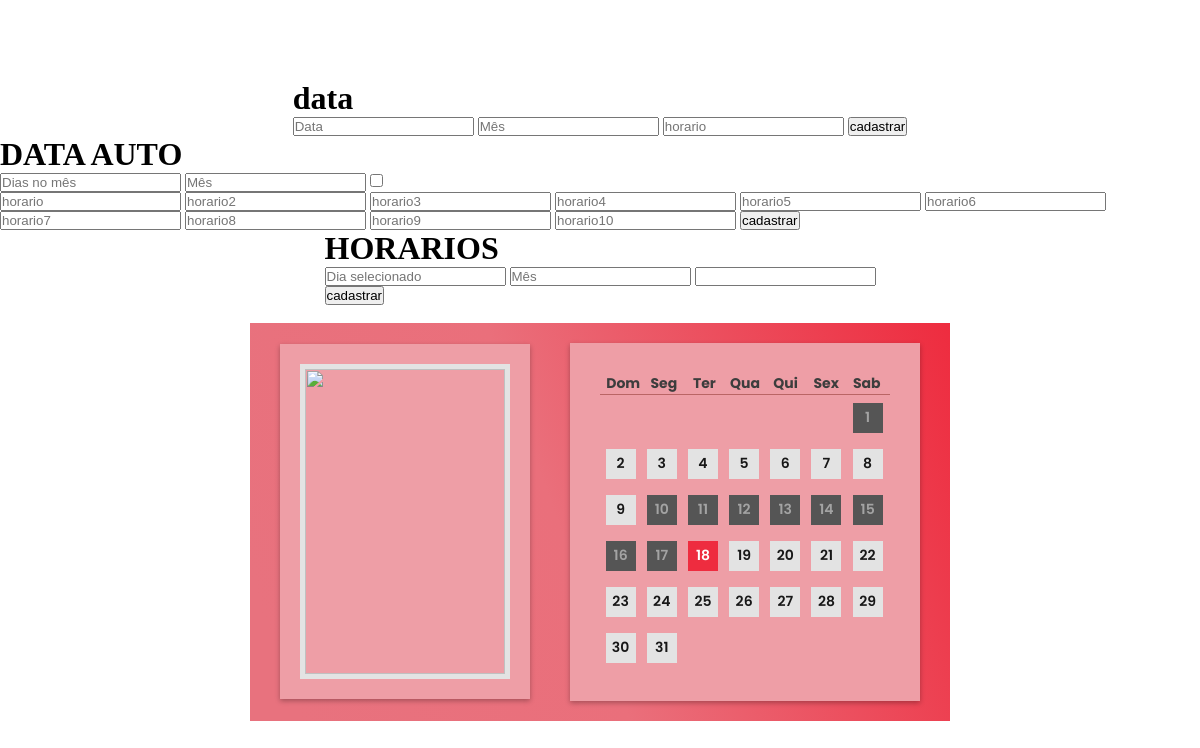
Screenshot of /agendamento/cadastrar_data/ with the database file from the repository.
### agendamento/models.py (models this page shows, shortened)
class DataAgendamento(models.Model):
    data = models.CharField(max_length=50)
    mes = models.CharField(max_length=50)
    descricao = models.CharField(max_length=50, null=True, blank=True)

### agendamento/views.py (the view, shortened to what this page needs)
# urls.py: path('cadastrar_data/', views.cadastrar_data, name='cadastrar_data'),
def cadastrar_data(request):
    if request.method == 'GET':
        data = DataAgendamento.objects.all()
        semana = date(2023, 7, 1).weekday() + 1
        dia_selecionado = date.today()
        dia_selecionado = str(dia_selecionado).split('-')[-1]
        lista1 = []
        lista2 = []
        lista3 = []
        lista4 = []
        lista5 = []
        lista6 = []
        lista7 = []
        lista8 = []
        lista9 = []
        lista10 = []
        grande_lista = []
        horarios = SelectHorarios.objects.filter(data_agendada_id=1706).all()
        print(horarios[0].descricao)
        contador = 0
        for i in data:#31 dias
            id = i.id
            horarios = SelectHorarios.objects.filter(data_agendada_id=id).all()
            for j in range(len(horarios)):
                print(horarios[j])
                if str(horarios[j].descricao) != 'agendado':
                    lista1.append(j)
        print(lista1)
        return render(request, 'teste.html', {'data': data, 'semana': semana, 'dia_selecionado': dia_selecionado} )

### agendamento/models.py (called while the page is built)
    def __str__(self) -> str:
        return self.horario

### agendamento/templates/teste.html (shortened to what this page needs)
{% load static %}
<!DOCTYPE html>
<html lang="pt-br">
<head>
    <link rel="stylesheet" href="{% static 'agendamento/css/teste2.css' %}">
</head>
<body>
    <form action="{% url 'cadastrar_data' %}" method="post">{% csrf_token %}
        <h1>data</h1>
        <input type="number" name="data" placeholder="Data">
        <input type="number" name="mes" placeholder="Mês">
        <input type="number" name="horario" placeholder="horario">
        <button type="submit">cadastrar</button>
    </form>
    <form action="{% url 'cadastrar_data' %}" method="post">{% csrf_token %}
        <h1>DATA AUTO</h1>
        <input type="number" name="data_auto" placeholder="Dias no mês">
        <input type="number" name="mes" placeholder="Mês">
        <input type="checkbox" name="horarios_auto" id="horarios_auto">
        <br>
        <input type="number" name="horario" placeholder="horario">
        <input type="number" name="horario2" placeholder="horario2">
        <input type="number" name="horario3" placeholder="horario3">
        <input type="number" name="horario4" placeholder="horario4">
        <input type="number" name="horario5" placeholder="horario5">
        <input type="number" name="horario6" placeholder="horario6">
        <input type="number" name="horario7" placeholder="horario7">
        <input type="number" name="horario8" placeholder="horario8">
        <input type="number" name="horario9" placeholder="horario9">
        <input type="number" name="horario10" placeholder="horario10">
        <button type="submit">cadastrar</button>
    </form>
    <form action="{% url 'cadastrar_horario' %}" method="post">{% csrf_token %}
        <h1>HORARIOS</h1>
        <input type="number" name="data" placeholder="Dia selecionado">
        <input type="number" name="mes" placeholder="Mês">
        <input type="number" name="horarios" id="horarios">
        <br>
        <button type="submit">cadastrar</button>
    </form>
    <br>
    <section class="container_agendamentos" id="container_agendamentos">
        <div class="container_img">
            <img src="{% static 'agendamento/img/img_make.jpg' %}" alt="">
        </div>
        <div class="table">
            <div class="content_calendario_semana">
                    <div class="content_semana">Dom</div>
                    <div class="content_semana">Seg</div>
                    <div class="content_semana">Ter</div>
                    <div class="content_semana">Qua</div>
                    <div class="content_semana">Qui</div>
                    <div class="content_semana">Sex</div>
                    <div class="content_semana">Sab</div>
            </div>
            <div class="number_days">
                {% if semana == 1 %}
                    <span></span>
                {% elif semana == 2 %}
                    <span></span>
                    <span></span>
                {% elif semana == 3 %}
                    <span></span>
                    <span></span>
                    <span></span>
                {% elif semana == 4 %}
                    <span></span>
                    <span></span>
                    <span></span>
                    <span></span>
                {% elif semana == 6 %}
                    <span></span>
                    <span></span>
                    <span></span>
                    <span></span>
                    <span></span>
                    <span></span>
                {% endif %}
                {% for data in data %}
                    {% if data.data > dia_selecionado %}
                    <span><button class="days" onclick="escolhaHorario('{{data.id}}')">{{ data.data }}</button></span>
                    {% elif data.data == dia_selecionado %}
                        <span><button class="select_day" onclick="escolhaHorario('{{data.id}}')">{{ data.data }}</button></span>
                    {% else %}
                    <span><button disabled class="defalt_day">{{ data.data }}</button></span>
                    {% endif %}
                {% endfor %}
            </div>
            <br>
        </div>
    </section>
</body>
</html>

### templates/static/agendamento/css/teste2.css (style rules this page uses)
* { margin: 0; padding: 0; box-sizing: border-box; scroll-behavior: smooth; }
body { display: flex; flex-direction: column; justify-content: center; align-items: center; height: 100vh; }
.container_agendamentos { display: flex; align-items: center; justify-content: space-around; width: 700px; background: rgb(232,114,126); background: linear-gradient(70deg, rgba(232,114,126,1) 6%, rgba(234,111,123,1) 45%, rgba(238,44,63,1) 100%); padding: 10px; }
.container_img { padding: 20px; background-color: #ee9ea6; width: 250px; height: 355px; overflow: hidden; box-shadow: 0px 2px 5px rgba(0, 0, 0, 0.289); }
.container_img img { width: 100%; height: 100%; object-fit: cover; border: 5px solid #e3e3e3; }
.table { max-width: 350px; margin: 10px 0; background-color: #ee9ea6; padding: 30px; display: flex; flex-wrap: wrap; box-shadow: 0px 2px 5px rgba(0, 0, 0, 0.289); }
.content_calendario_semana { display: flex; width: 100%; flex-wrap: wrap; justify-content: center; border-bottom: 1px solid rgb(186, 101, 101); }
.content_calendario_semana .content_semana { color: #3d3d3d; font-family: 'Poppins'; font-weight: 700; font-size: 14px; display: inline-block; width: 14%; display: flex; align-items: center; justify-content: center; }
.number_days { display: flex; width: 100%; flex-wrap: wrap; }
.number_days span { color: #171717; font-family: 'Poppins'; font-weight: 600; font-size: 14px; display: inline-block; width: 14.2%; margin: 8px 0; display: flex; align-items: center; justify-content: center; }
.number_days span button { font-family: 'Poppins'; font-weight: 600; font-size: 14px; border: none; text-decoration: none; padding: 15px; width: 20px; height: 20px; display: flex; align-items: center; justify-content: center; }
.days { font-weight: 700; color: #171717; background-color: #e3e3e3; transition: 0.3s all ease-in-out; }
.defalt_day { color: #acacace8; background-color: #555555; }
.select_day { font-weight: 700; color: #fff; background-color: #ee2c3f; transition: 0.3s all ease-in-out; }

### rows the page displays
DataAgendamento: data "1"
DataAgendamento: data "2"
DataAgendamento: data "3"
DataAgendamento: data "4"
DataAgendamento: data "5"
DataAgendamento: data "6"
DataAgendamento: data "7"
DataAgendamento: data "8"
DataAgendamento: data "9"
DataAgendamento: data "10"
DataAgendamento: data "11"
DataAgendamento: data "12"
DataAgendamento: data "13"
DataAgendamento: data "14"
DataAgendamento: data "15"
DataAgendamento: data "16"
DataAgendamento: data "17"
DataAgendamento: data "18"
DataAgendamento: data "19"
DataAgendamento: data "20"
DataAgendamento: data "21"
DataAgendamento: data "22"
DataAgendamento: data "23"
DataAgendamento: data "24"
DataAgendamento: data "25"
DataAgendamento: data "26"
DataAgendamento: data "27"
DataAgendamento: data "28"
DataAgendamento: data "29"
DataAgendamento: data "30"
DataAgendamento: data "31"
